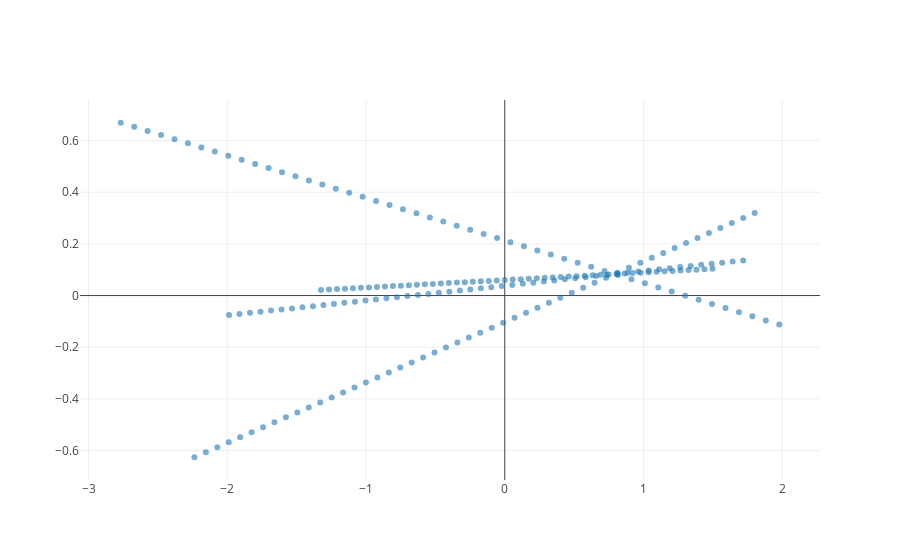

Source (notebook cell):
### Code cell
## Plot vector PCA
fig_data= [go.Scatter(
        x = features[:,0],
        y = features[:,1],
        mode= "markers",
        text= ['a: {}; b: {}; index = {}'.format(background[k,0],background[k,1], k) for k in range(background.shape[0])],
        marker= {
        'line': {'width': 0},
        'size': 6,
        'symbol': 'circle',
      "opacity": .6
      }
    )]


layout = go.Layout(
    margin=dict(
        l=0,
        r=0,
        b=0,
        t=0
    )
)

fig = go.Figure(data=fig_data)
iplot(fig)

### Figure 1 — Plotly figure (JSON) as saved in the notebook; plotly's stock layout.template omitted (floating-point values rounded to 4 significant figures; data arrays with more than 128 entries replaced by an {"elided": "..."} marker saying what was removed)
{"data": [{"marker": {"line": {"width": 0}, "opacity": 0.6, "size": 6, "symbol": "circle"}, "mode": "markers", "text": {"elided": "200 str values"}, "type": "scatter", "uid": "47a4668e-0fc4-4590-abaa-541813b43563", "x": {"elided": "200 float values"}, "y": {"elided": "200 float values"}}], "layout": {}}
